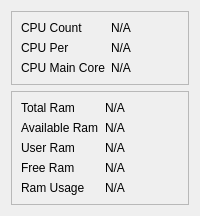
            <widget class="QWidget" name="cpu_and_storage">
             <layout class="QVBoxLayout" name="verticalLayout_3">
              <item>
               <widget class="QFrame" name="cpu_info_frame">
                <property name="frameShape">
                 <enum>QFrame::StyledPanel</enum>
                </property>
                <property name="frameShadow">
                 <enum>QFrame::Raised</enum>
                </property>
                <layout class="QGridLayout" name="gridLayout_2">
                 <item row="0" column="0">
                  <widget class="QLabel" name="label_11">
                   <property name="text">
                    <string>CPU Count</string>
                   </property>
                  </widget>
                 </item>
                 <item row="0" column="1">
                  <widget class="QLabel" name="label_14">
                   <property name="text">
                    <string>N/A</string>
                   </property>
                  </widget>
                 </item>
                 <item row="1" column="0">
                  <widget class="QLabel" name="label_12">
                   <property name="text">
                    <string>CPU Per</string>
                   </property>
                  </widget>
                 </item>
                 <item row="1" column="1">
                  <widget class="QLabel" name="label_15">
                   <property name="text">
                    <string>N/A</string>
                   </property>
                  </widget>
                 </item>
                 <item row="2" column="0">
                  <widget class="QLabel" name="label_13">
                   <property name="text">
                    <string>CPU Main Core</string>
                   </property>
                  </widget>
                 </item>
                 <item row="2" column="1">
                  <widget class="QLabel" name="label_16">
                   <property name="text">
                    <string>N/A</string>
                   </property>
                  </widget>
                 </item>
                </layout>
               </widget>
              </item>
              <item>
               <widget class="QFrame" name="ram_info_frame">
                <property name="frameShape">
                 <enum>QFrame::StyledPanel</enum>
                </property>
                <property name="frameShadow">
                 <enum>QFrame::Raised</enum>
                </property>
                <layout class="QGridLayout" name="gridLayout_3">
                 <item row="0" column="0">
                  <widget class="QLabel" name="label_17">
                   <property name="text">
                    <string>Total Ram</string>
                   </property>
                  </widget>
                 </item>
                 <item row="0" column="1">
                  <widget class="QLabel" name="label_18">
                   <property name="text">
                    <string>N/A</string>
                   </property>
                  </widget>
                 </item>
                 <item row="1" column="0">
                  <widget class="QLabel" name="label_19">
                   <property name="text">
                    <string>Available Ram</string>
                   </property>
                  </widget>
                 </item>
                 <item row="1" column="1">
                  <widget class="QLabel" name="label_20">
                   <property name="text">
                    <string>N/A</string>
                   </property>
                  </widget>
                 </item>
                 <item row="2" column="0">
                  <widget class="QLabel" name="label_21">
                   <property name="text">
                    <string>User Ram</string>
                   </property>
                  </widget>
                 </item>
                 <item row="2" column="1">
                  <widget class="QLabel" name="label_22">
                   <property name="text">
                    <string>N/A</string>
                   </property>
                  </widget>
                 </item>
                 <item row="3" column="0">
                  <widget class="QLabel" name="label_23">
                   <property name="text">
                    <string>Free Ram</string>
                   </property>
                  </widget>
                 </item>
                 <item row="3" column="1">
                  <widget class="QLabel" name="label_24">
                   <property name="text">
                    <string>N/A</string>
                   </property>
                  </widget>
                 </item>
                 <item row="4" column="0">
                  <widget class="QLabel" name="label_25">
                   <property name="text">
                    <string>Ram Usage</string>
                   </property>
                  </widget>
                 </item>
                 <item row="4" column="1">
                  <widget class="QLabel" name="label_26">
                   <property name="text">
                    <string>N/A</string>
                   </property>
                  </widget>
                 </item>
                </layout>
               </widget>
              </item>
             </layout>
            </widget>
